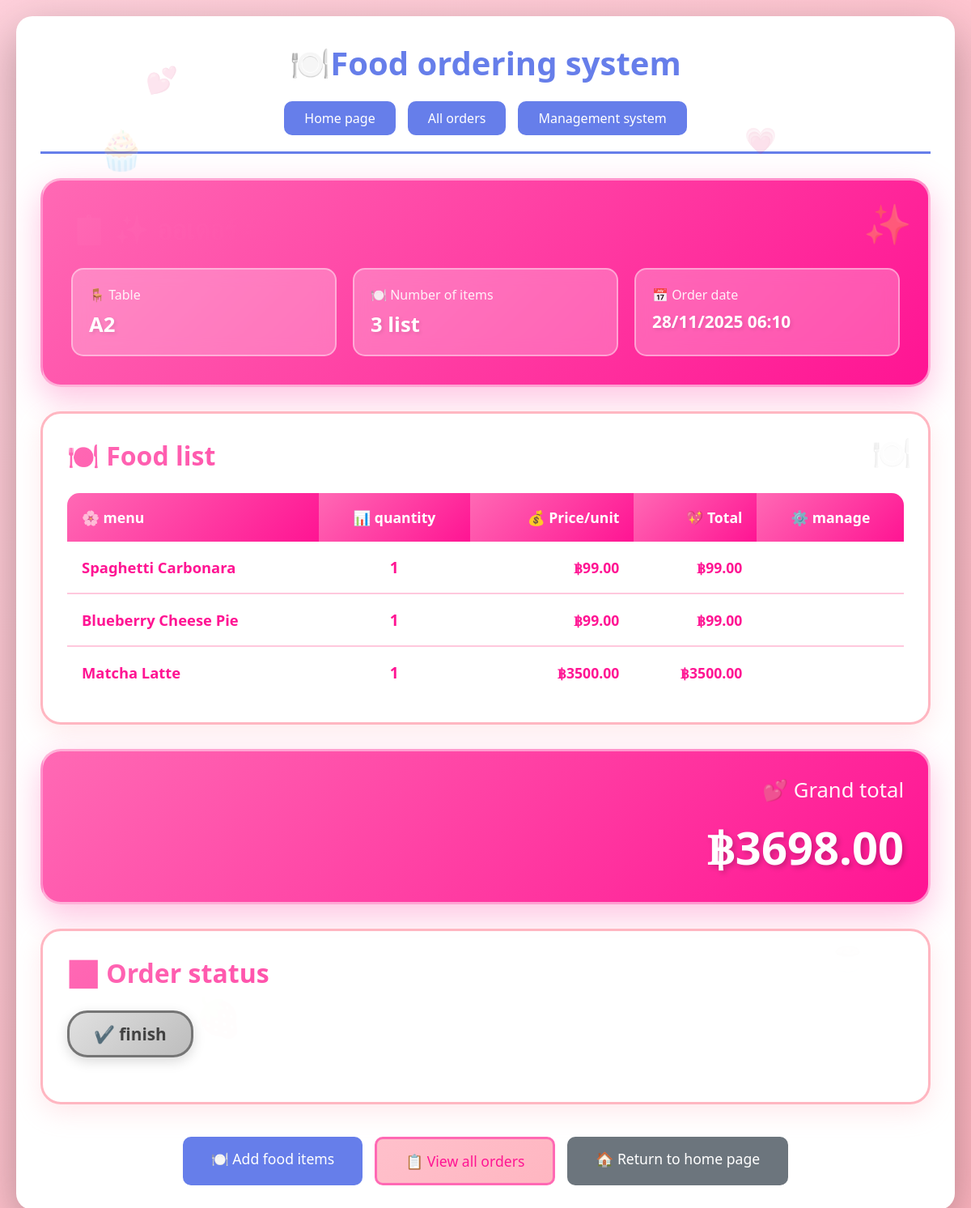
The page /order/3/ on the database its author committed.
### orders/models.py (models this page shows, shortened)
class Order(models.Model):
    STATUS_CHOICES = [
        ('pending', 'รอดำเนินการ'),
        ('preparing', 'กำลังเตรียม'),
        ('ready', 'พร้อมเสิร์ฟ'),
        ('completed', 'เสร็จสิ้น'),
        ('cancelled', 'ยกเลิก'),
    ]
    table = models.ForeignKey(Table, on_delete=models.CASCADE, verbose_name="โต๊ะ")
    customer_name = models.CharField(max_length=100, blank=True, verbose_name="ชื่อลูกค้า")
    status = models.CharField(max_length=20, choices=STATUS_CHOICES, default='pending', verbose_name="สถานะ")
    total_amount = models.DecimalField(max_digits=10, decimal_places=2, default=0, verbose_name="ยอดรวม")
    created_at = models.DateTimeField(auto_now_add=True, verbose_name="วันที่สั่ง")
    updated_at = models.DateTimeField(auto_now=True)
    notes = models.TextField(blank=True, verbose_name="หมายเหตุ")
    class Meta:
        verbose_name = "ออเดอร์"
        verbose_name_plural = "ออเดอร์"
        ordering = ['-created_at']

class Table(models.Model):
    STATUS_CHOICES = [
        ('available', 'ว่าง'),
        ('occupied', 'มีคนนั่ง'),
        ('reserved', 'จอง'),
    ]
    number = models.CharField(max_length=10, unique=True, verbose_name="หมายเลขโต๊ะ")
    capacity = models.IntegerField(verbose_name="จำนวนที่นั่ง")
    status = models.CharField(max_length=20, choices=STATUS_CHOICES, default='available', verbose_name="สถานะ")
    class Meta:
        verbose_name = "โต๊ะ"
        verbose_name_plural = "โต๊ะ"
    def __str__(self):
        return f"โต๊ะ {self.number}"

class OrderItem(models.Model):
    order = models.ForeignKey(Order, on_delete=models.CASCADE, related_name='items', verbose_name="ออเดอร์")
    menu_item = models.ForeignKey(MenuItem, on_delete=models.CASCADE, verbose_name="เมนู")
    quantity = models.IntegerField(default=1, verbose_name="จำนวน")
    price = models.DecimalField(max_digits=10, decimal_places=2, verbose_name="ราคา")
    subtotal = models.DecimalField(max_digits=10, decimal_places=2, verbose_name="ราคารวม")
    special_instructions = models.TextField(blank=True, verbose_name="คำขอพิเศษ")
    class Meta:
        verbose_name = "รายการสั่ง"
        verbose_name_plural = "รายการสั่ง"

class MenuItem(models.Model):
    category = models.ForeignKey(Category, on_delete=models.CASCADE, related_name='items', verbose_name="หมวดหมู่")
    name = models.CharField(max_length=200, verbose_name="ชื่อเมนู")
    description = models.TextField(verbose_name="รายละเอียด")
    price = models.DecimalField(max_digits=10, decimal_places=2, verbose_name="ราคา")
    image = models.ImageField(upload_to='menu_images/', blank=True, null=True, verbose_name="รูปภาพ")
    is_available = models.BooleanField(default=True, verbose_name="พร้อมจำหน่าย")
    created_at = models.DateTimeField(auto_now_add=True)
    class Meta:
        verbose_name = "เมนูอาหาร"
        verbose_name_plural = "เมนูอาหาร"

### orders/views.py (the view)
# urls.py: path('order/<int:order_id>/', views.view_order, name='view_order'),
def view_order(request, order_id):
    order = get_object_or_404(Order, id=order_id)
    order_items = order.items.all()
    context = {
        'order': order,
        'order_items': order_items,
    }
    return render(request, 'orders/view_order.html', context)

### orders/templates/orders/view_order.html (shortened to what this page needs)
{% extends 'orders/base.html' %}
{% block content %}
<div class="decorative-elements">
    <div class="floating-emoji emoji-1">🧁</div>
    <div class="floating-emoji emoji-2">🍰</div>
    <div class="floating-emoji emoji-3">🍓</div>
    <div class="floating-emoji emoji-4">☕</div>
    <div class="heart-decoration heart-1">💕</div>
    <div class="heart-decoration heart-2">💗</div>
</div>
<div class="content-wrapper">
    <div class="order-header">
        <h2 style="color: white; margin: 0; font-size: 2.2em;">📋 ✨ ออเดอร์ #{{ order.id }}</h2>
        <div class="order-info">
            <div class="info-box">
                <div class="info-label">🪑 Table</div>
                <div class="info-value">{{ order.table.number }}</div>
            </div>
            <div class="info-box">
                <div class="info-label">🍽️ Number of items</div>
                <div class="info-value">{{ order.items.count }} list</div>
            </div>
            <div class="info-box">
                <div class="info-label">📅 Order date</div>
                <div class="info-value" style="font-size: 1.3em;">{{ order.created_at|date:"d/m/Y H:i" }}</div>
            </div>
        </div>
    </div>
    {% if order.items.count > 0 %}
    <div class="order-items">
        <h2>🍽️ Food list</h2>
        <table class="items-table">
            <thead>
                <tr>
                    <th>🌸 menu</th>
                    <th style="text-align: center;">📊 quantity</th>
                    <th style="text-align: right;">💰 Price/unit</th>
                    <th style="text-align: right;">💖 Total</th>
                    <th style="text-align: center;">⚙️ manage</th>
                </tr>
            </thead>
            <tbody>
                {% for item in order_items %}
                <tr>
                    <td>
                        <div class="item-name">{{ item.menu_item.name }}</div>
                    </td>
                    <td style="text-align: center; font-weight: bold; font-size: 1.2em; color: #ff1493;">{{ item.quantity }}</td>
                    <td style="text-align: right;" class="price">฿{{ item.price }}</td>
                    <td style="text-align: right;" class="price" style="font-size: 1.2em;">฿{{ item.subtotal }}</td>
                    <td style="text-align: center;">
                    </td>
                </tr>
                {% endfor %}
            </tbody>
        </table>
    </div>
    <div class="total-section">
        <div class="total-label">💕 Grand total</div>
        <div class="total-amount">฿{{ order.total_amount }}</div>
    </div>
    {% endif %}
    <div class="status-section">
        <h2>📊 Order status</h2>
        <div>
            <span class="status-badge status-{{ order.status }}">
                {% if order.status == 'pending' %}
                    ⏳ Pending
                {% elif order.status == 'preparing' %}
                    👨‍🍳 Preparing
                {% elif order.status == 'ready' %}
                    ✅ Ready to serve
                {% elif order.status == 'completed' %}
                    ✔️ finish
                {% else %}
                    ❌ Cancel
                {% endif %}
            </span>
        </div>
    </div>
    <div class="actions">
        <a href="{% url 'menu' order.table.id %}" class="btn btn-primary" style="padding: 15px 35px; font-size: 1.1em;">
            🍽️ Add food items
        </a>
        <a href="{% url 'all_orders' %}" class="btn" style="padding: 15px 35px; font-size: 1.1em; background: linear-gradient(135deg, #ffc0cb 0%, #ffb6c1 100%); color: #ff1493; border: 3px solid #ff69b4;">
            📋 View all orders
        </a>
        <a href="{% url 'home' %}" class="btn btn-secondary" style="padding: 15px 35px; font-size: 1.1em;">
            🏠 Return to home page
        </a>
    </div>
</div>
{% endblock %}

### orders/templates/orders/base.html (style rules this page uses)
* { margin: 0; padding: 0; box-sizing: border-box; }
body { font-family: 'Segoe UI', Tahoma, Geneva, Verdana, sans-serif; background: linear-gradient(135deg, #667eea 0%, #764ba2 100%); min-height: 100vh; padding: 20px; }
.btn { padding: 12px 30px; border: none; border-radius: 10px; cursor: pointer; font-size: 16px; transition: all 0.3s; text-decoration: none; display: inline-block; }
.btn-primary { background: #667eea; color: white; }
.btn-secondary { background: #6c757d; color: white; }

### rows shown on the page
Order: table.number "A2", items.count "3", created_at "28/11/2025 06:10", total_amount "3698.00"
OrderItem: menu_item.name "Spaghetti Carbonara", quantity "1", price "99.00", subtotal "99.00"
OrderItem: menu_item.name "Blueberry Cheese Pie", quantity "1", price "99.00", subtotal "99.00"
OrderItem: menu_item.name "Matcha Latte", quantity "1", price "3500.00", subtotal "3500.00"
